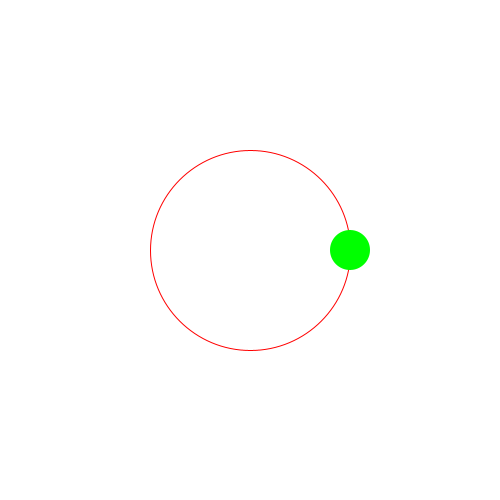
Frame 1 (no input)
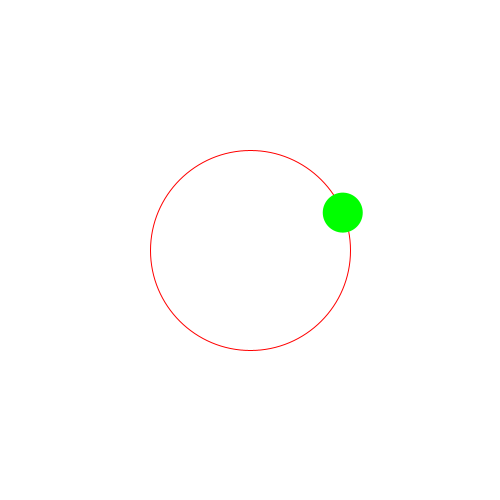
Frame 60 (the mouse pressed at the canvas centre just before this capture)
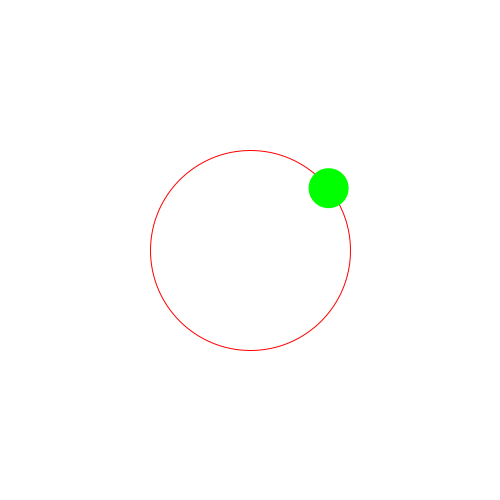
Frame 120 (the mouse held since frame 60 and released just before this capture)

The Processing sketch that drew these frames (run headless with seeded random() and noise(); from frame 60 on, the mouse is pressed at the canvas centre):

// Processing sketch: polarCoordinate
// ── polarCoordinate.pde
float angle;
float rayon;


void setup()
{
  size(500, 500);
  angle = 0;
  rayon = 100;
}

void draw()
{
  background(255);
 
   //cercle debug
  stroke(255, 0, 0);
  noFill();
  ellipse(width/2, height/2, rayon*2, rayon*2);

  float x = width/2 + cos(angle) * rayon;
  float y = height/2 + sin(angle) * rayon;
  angle += 0.1;
  
  fill(0, 255, 0);
  noStroke();
  ellipse(x, y, 40, 40);
}
